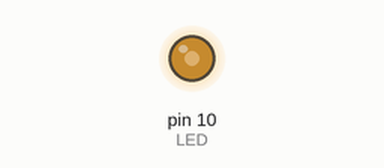
Simulated run of this program. Board: Arduino Pro Mini, built with avr-gcc and run on an emulated ATmega328P. On the bench: output pins drawn as LEDs (lit = HIGH).

Above: at 0.1 s.
Timing chart, 0 to 1.6 s (numbered marks = the images above):
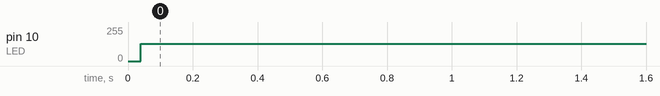

Measured:
- by itself, pin 10 (LED): 0/255 → 128/255 at 0.04 s

The program:

main.cpp
```cpp
/*  Timers with interruption test
*   Author: Juan Pablo Valenzuela
*   Description: This is the timer interruption example code
*/

//Libraries
#include <Arduino.h>

//Preprocessor directives
#define LED 10 //13 is the built in LED

#define clock_freq  16000000 //Clock frequency
#define baudrate  115200 //UART BAUDRATE

//Objects

//Functions
void Timer0Config();
void Timer1Config();
void Timer2Config();
void InterruptConfig();

//##############################################################################################
//                                  Variables
//##############################################################################################
//Time measurements
//TIMER 0 _____ VALUE
const byte TMR0 = 0xEB; //it has only one byte (8bit timer)
//Interval of 10 us

//TIMER 1 TCNT1 VALUES
const byte TMR1L = 0xFF; //low byte
const byte TMR1H = 0xE6; //high byte
//Interval of 100 us

//TIMER 2 _____ VALUE
const byte TMR2 = 0xEB; //it is a 8bit timer
//Interval of 10 us
//You can modify them to adjust the time to your needs
//See the Excel sheet with the time calculations

//Debug
uint8_t ledstate = LOW;
long T2COUNT = 0;
uint8_t T2LOOP = 0; //Program timer control variables
uint8_t T0LOOP = 0;
uint8_t T1LOOP = 0;

//Use TIMER 2 FOR SAMPLING TIME AND TIMER 1 FOR DEBOUNCE INTERVAL

//##############################################################################################

void setup() {
  // put your setup code here, to run once:
  Timer0Config();
  // Timer1Config();
  // Timer2Config();
  InterruptConfig();
  pinMode(LED, OUTPUT);

}

void loop() {
  // put your main code here, to run repeatedly:
  if ((T0LOOP==HIGH)){
    ledstate = !ledstate;
    T2LOOP = LOW;
    digitalWrite(LED, ledstate); //tarda 2 us en ejecutarse, es lenta

  }

}

//##############################################################################################
//                                  TIMER FUNCTIONS
//##############################################################################################
//TIMER 0 CONFIGURATION
void Timer0Config()
{
/*
   * Timer 0 is an 8 bit timer
   * counts from 0 to 255
   * can be used on match or overflow mode
   * cannot be triggered by external pins
   */
   //Initialize timer 0 on default values
   TCCR0A = 0;
   TCCR0B = 0;
   TCCR0B |= 0b00000010; //Prescaler of 8 p.87
   TIMSK0 |= 0b00000001; //Last bit enables overflow interrupt p.88
   //Loading starting time
   TCNT0 = TMR0;
}
//TIMER 1 CONFIGURATION
void Timer1Config()
{
/*
   * Timer 1 is a 16 bit timer
   * counts from 0 to 65,535
   * can be used on match or overflow interrupt
   */
  TCCR1A = 0; //set everything to 0 to default the timer
  TCCR1B = 0; //The last 3 bits specify the clock source, p112 datsheet
  TCCR1B |= 0b00000011; //Sets the prescaler to 64 and activates clock source (page 110)
  TIMSK1 |= 0b00000001; //Activate overflow interrupt last bit
  //LOADING START TIME (It's the same every time because the interval is the same)
  TCNT1L = TMR1L;
  TCNT1H = TMR1H;
}
//TIMER 2 CONFIGURATION
void Timer2Config()
{
/*
   * Timer 2 is an 8 bit timer
   * counts from 0 to 255
   * can be used on match or overflow mode
   * cannot be triggered by external pins
   */
   //Initialize timer 0 on default values
   TCCR2A = 0;
   TCCR2B = 0;
   TCCR2B |= 0b00000010; //Prescaler of 8 p.87
   TIMSK2 |= 0b00000001; //Last bit enables overflow interrupt p.88
   //Loading starting time
   TCNT2 = TMR2;

}
//INTERRUPT ENABLE
void InterruptConfig()
{
  interrupts();
}

//TIMER 0 AND TIMER 2 WORK EXACTLY THE SAME, YOU CAN USE THE SAME CALCULATOR FOR THEM

//Interrupt Service Routines
//TIMER 0
ISR(TIMER0_OVF_vect){
  //INTERRUPT FUNCTION ON OVERFLOW FOR TIMER 0 (8 bit timer)
  TCNT0 = TMR0;
  //THE CODE THAT EXECUTES ON INTERRUPT GOES HERE
  T0LOOP = HIGH;

}

// //TIMER 1
// ISR(TIMER1_OVF_vect){
//   //INTERRUPT FUNCTION ON OVERFLOW FOR TIMER 1 (16 bit mode)
//   TCNT1L = TMR1L;
//   TCNT1H = TMR1H;
//   //THE CODE THAT EXECUTES ON INTERRUPT GOES HERE
//   ledstate = ~ledstate;

// }

// //TIMER 2
// ISR(TIMER2_OVF_vect){
//   //INTERRUPT FUNCTION ON OVERFLOW FOR TIMER 0 (8 bit timer)
//   TCNT2 = TMR2;
//   //THE CODE THAT EXECUTES ON INTERRUPT GOES HERE
//   T2COUNT++;
//   T2LOOP = HIGH;
//   if (T2COUNT==100000){
//     T2COUNT=0;
//     //OVERFLOW THE COUNTER TO PREVENT IT FROM RUNNING OUT OF CONTROL
//   }

// }
```
